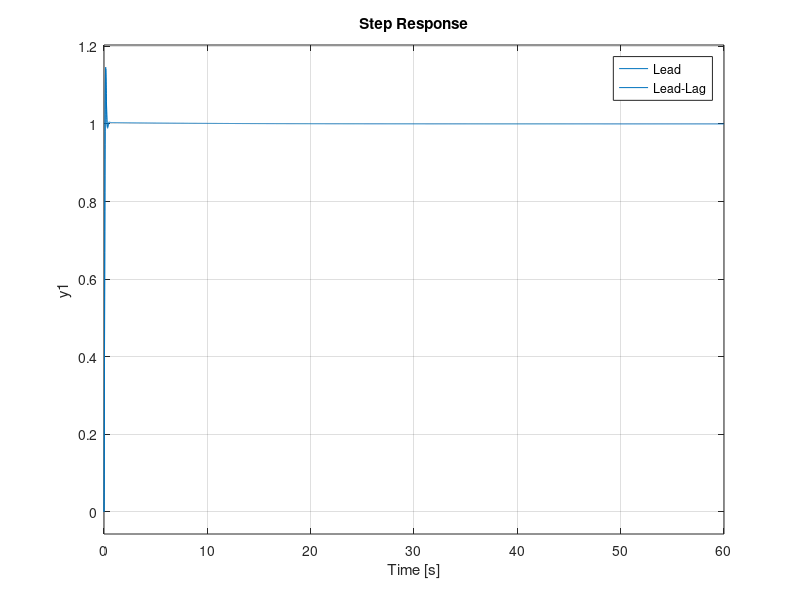

Reproduce this figure in MATLAB. (Note: this script raises an error after producing the figure.)
%% Elec3CL4_Lab5_Q8
% using "Control System Toolbox"

s = tf('s');

% lab station plant transfer function
G = 311.8 / (s*(s+10.62));

% lab station controller transfer function
kc = 1.87;
z_lead = 13.33;
p_lead = 31.31;
z_lag = 0.1;
p_lag = 0.01;

% transfer functions
G_c_lead = kc * (s+z_lead)/(s+p_lead);
G_c_lag = (s+z_lag)/(s+p_lag);
G_c_lead_lag = G_c_lead * G_c_lag;

% closed loop transfer functions
T_lead = feedback(G_c_lead*G, 1);
T_lead_lag = feedback(G_c_lead_lag*G, 1);

% step response plots
figure
step(T_lead)
hold on
step(T_lead_lag)
legend('Lead', 'Lead-Lag')
grid on

% step response info
disp('Lead Compensator System:')
stepinfo(T_lead)
disp('Lead Compensator System:')
stepinfo(T_lead_lag)
